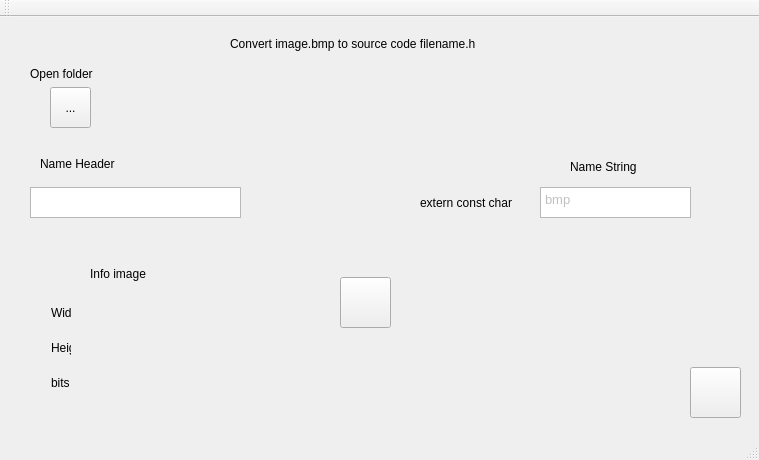
<?xml version="1.0" encoding="UTF-8"?>
<ui version="4.0">
 <class>MainWindow</class>
 <widget class="QMainWindow" name="MainWindow">
  <property name="geometry">
   <rect>
    <x>0</x>
    <y>0</y>
    <width>759</width>
    <height>460</height>
   </rect>
  </property>
  <property name="windowTitle">
   <string>Convert BMP to Code</string>
  </property>
  <property name="windowOpacity">
   <double>0.900000000000000</double>
  </property>
  <widget class="QWidget" name="centralWidget">
   <widget class="QPushButton" name="pushButton_exit">
    <property name="geometry">
     <rect>
      <x>690</x>
      <y>350</y>
      <width>51</width>
      <height>51</height>
     </rect>
    </property>
    <property name="text">
     <string/>
    </property>
   </widget>
   <widget class="QToolButton" name="toolButton_open_file">
    <property name="geometry">
     <rect>
      <x>50</x>
      <y>70</y>
      <width>41</width>
      <height>41</height>
     </rect>
    </property>
    <property name="text">
     <string>...</string>
    </property>
   </widget>
   <widget class="QTextEdit" name="textEdit_name_header">
    <property name="geometry">
     <rect>
      <x>30</x>
      <y>170</y>
      <width>211</width>
      <height>31</height>
     </rect>
    </property>
   </widget>
   <widget class="QLabel" name="label">
    <property name="geometry">
     <rect>
      <x>40</x>
      <y>140</y>
      <width>83</width>
      <height>14</height>
     </rect>
    </property>
    <property name="text">
     <string>Name Header</string>
    </property>
   </widget>
   <widget class="QLabel" name="label_2">
    <property name="geometry">
     <rect>
      <x>90</x>
      <y>250</y>
      <width>64</width>
      <height>14</height>
     </rect>
    </property>
    <property name="text">
     <string>Info image</string>
    </property>
   </widget>
   <widget class="QLabel" name="label_3">
    <property name="geometry">
     <rect>
      <x>230</x>
      <y>20</y>
      <width>280</width>
      <height>14</height>
     </rect>
    </property>
    <property name="text">
     <string>Convert image.bmp to source code filename.h</string>
    </property>
   </widget>
   <widget class="QLabel" name="label_4">
    <property name="geometry">
     <rect>
      <x>30</x>
      <y>50</y>
      <width>71</width>
      <height>14</height>
     </rect>
    </property>
    <property name="text">
     <string>Open folder</string>
    </property>
   </widget>
   <widget class="QTextEdit" name="textEdit_name_str">
    <property name="geometry">
     <rect>
      <x>540</x>
      <y>170</y>
      <width>151</width>
      <height>31</height>
     </rect>
    </property>
    <property name="html">
     <string>&lt;!DOCTYPE HTML PUBLIC &quot;-//W3C//DTD HTML 4.0//EN&quot; &quot;http://www.w3.org/TR/REC-html40/strict.dtd&quot;&gt;
&lt;html&gt;&lt;head&gt;&lt;meta name=&quot;qrichtext&quot; content=&quot;1&quot; /&gt;&lt;style type=&quot;text/css&quot;&gt;
p, li { white-space: pre-wrap; }
&lt;/style&gt;&lt;/head&gt;&lt;body style=&quot; font-family:'Sans Serif'; font-size:9pt; font-weight:400; font-style:normal;&quot;&gt;
&lt;p style=&quot; margin-top:0px; margin-bottom:0px; margin-left:0px; margin-right:0px; -qt-block-indent:0; text-indent:0px;&quot;&gt;&lt;span style=&quot; font-size:10pt; color:#c0c0c0;&quot;&gt;bmp&lt;/span&gt;&lt;/p&gt;&lt;/body&gt;&lt;/html&gt;</string>
    </property>
   </widget>
   <widget class="QLabel" name="label_5">
    <property name="geometry">
     <rect>
      <x>570</x>
      <y>140</y>
      <width>81</width>
      <height>20</height>
     </rect>
    </property>
    <property name="text">
     <string>Name String</string>
    </property>
   </widget>
   <widget class="QWidget" name="layoutWidget">
    <property name="geometry">
     <rect>
      <x>40</x>
      <y>270</y>
      <width>42</width>
      <height>121</height>
     </rect>
    </property>
    <layout class="QVBoxLayout" name="verticalLayout">
     <item>
      <widget class="QLabel" name="label_width">
       <property name="text">
        <string>Width</string>
       </property>
      </widget>
     </item>
     <item>
      <widget class="QLabel" name="label_height">
       <property name="text">
        <string>Height</string>
       </property>
      </widget>
     </item>
     <item>
      <widget class="QLabel" name="label_bits">
       <property name="text">
        <string>bits</string>
       </property>
      </widget>
     </item>
    </layout>
   </widget>
   <widget class="QWidget" name="layoutWidget">
    <property name="geometry">
     <rect>
      <x>130</x>
      <y>270</y>
      <width>81</width>
      <height>121</height>
     </rect>
    </property>
    <layout class="QVBoxLayout" name="verticalLayout_2">
     <item>
      <widget class="QLabel" name="label_width_value">
       <property name="text">
        <string/>
       </property>
      </widget>
     </item>
     <item>
      <widget class="QLabel" name="label_height_value">
       <property name="text">
        <string/>
       </property>
      </widget>
     </item>
     <item>
      <widget class="QLabel" name="label_bits_value">
       <property name="text">
        <string/>
       </property>
      </widget>
     </item>
    </layout>
   </widget>
   <widget class="QLabel" name="label_6">
    <property name="geometry">
     <rect>
      <x>420</x>
      <y>170</y>
      <width>111</width>
      <height>31</height>
     </rect>
    </property>
    <property name="text">
     <string>extern const char </string>
    </property>
   </widget>
   <widget class="QPushButton" name="pushButton_run">
    <property name="geometry">
     <rect>
      <x>340</x>
      <y>260</y>
      <width>51</width>
      <height>51</height>
     </rect>
    </property>
    <property name="text">
     <string/>
    </property>
   </widget>
   <zorder>layoutWidget</zorder>
   <zorder>layoutWidget</zorder>
   <zorder>pushButton_exit</zorder>
   <zorder>toolButton_open_file</zorder>
   <zorder>textEdit_name_header</zorder>
   <zorder>label</zorder>
   <zorder>label_2</zorder>
   <zorder>label_3</zorder>
   <zorder>label_4</zorder>
   <zorder>textEdit_name_str</zorder>
   <zorder>label_5</zorder>
   <zorder>label_6</zorder>
   <zorder>pushButton_run</zorder>
  </widget>
  <widget class="QMenuBar" name="menuBar">
   <property name="geometry">
    <rect>
     <x>0</x>
     <y>0</y>
     <width>759</width>
     <height>19</height>
    </rect>
   </property>
  </widget>
  <widget class="QToolBar" name="mainToolBar">
   <attribute name="toolBarArea">
    <enum>TopToolBarArea</enum>
   </attribute>
   <attribute name="toolBarBreak">
    <bool>false</bool>
   </attribute>
  </widget>
  <widget class="QStatusBar" name="statusBar"/>
 </widget>
 <layoutdefault spacing="6" margin="11"/>
 <resources/>
 <connections/>
</ui>
